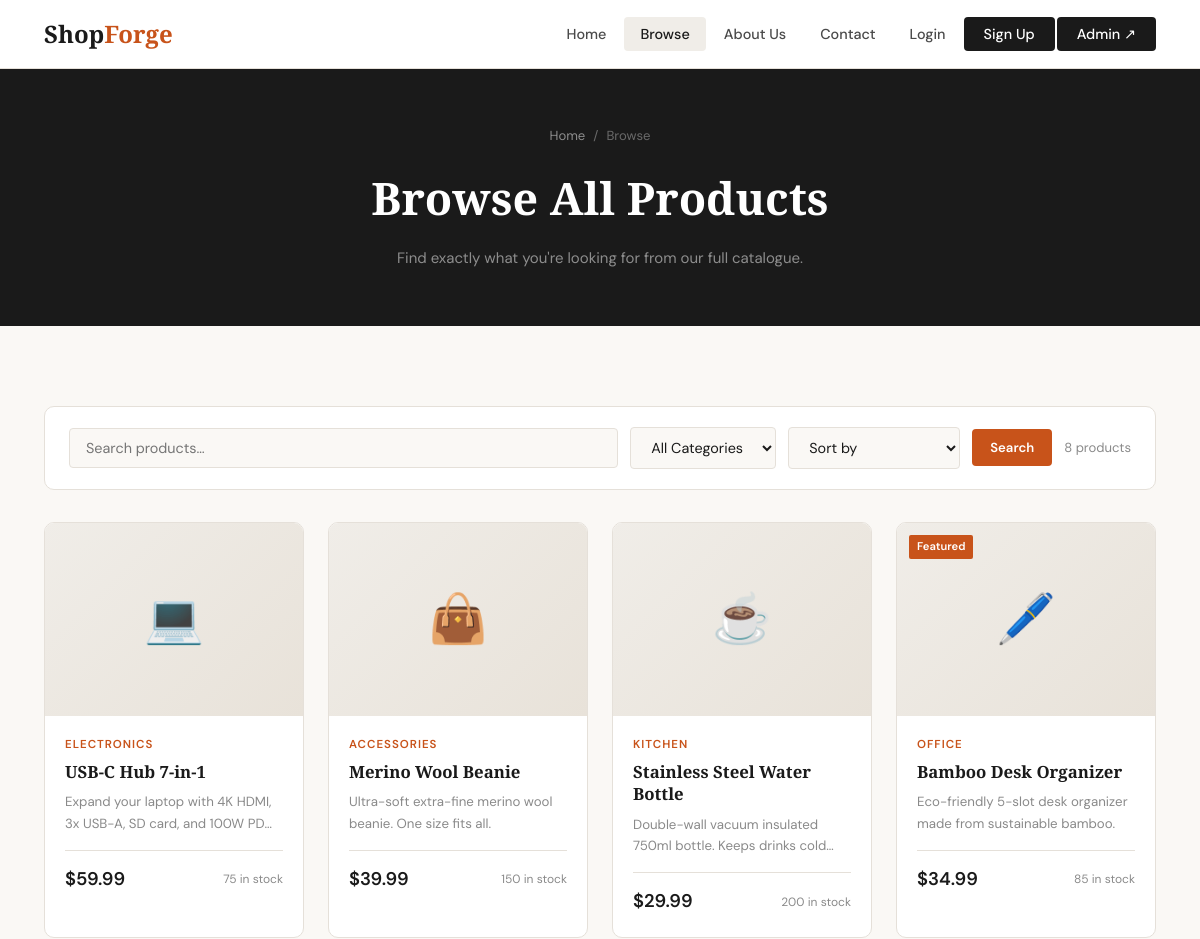
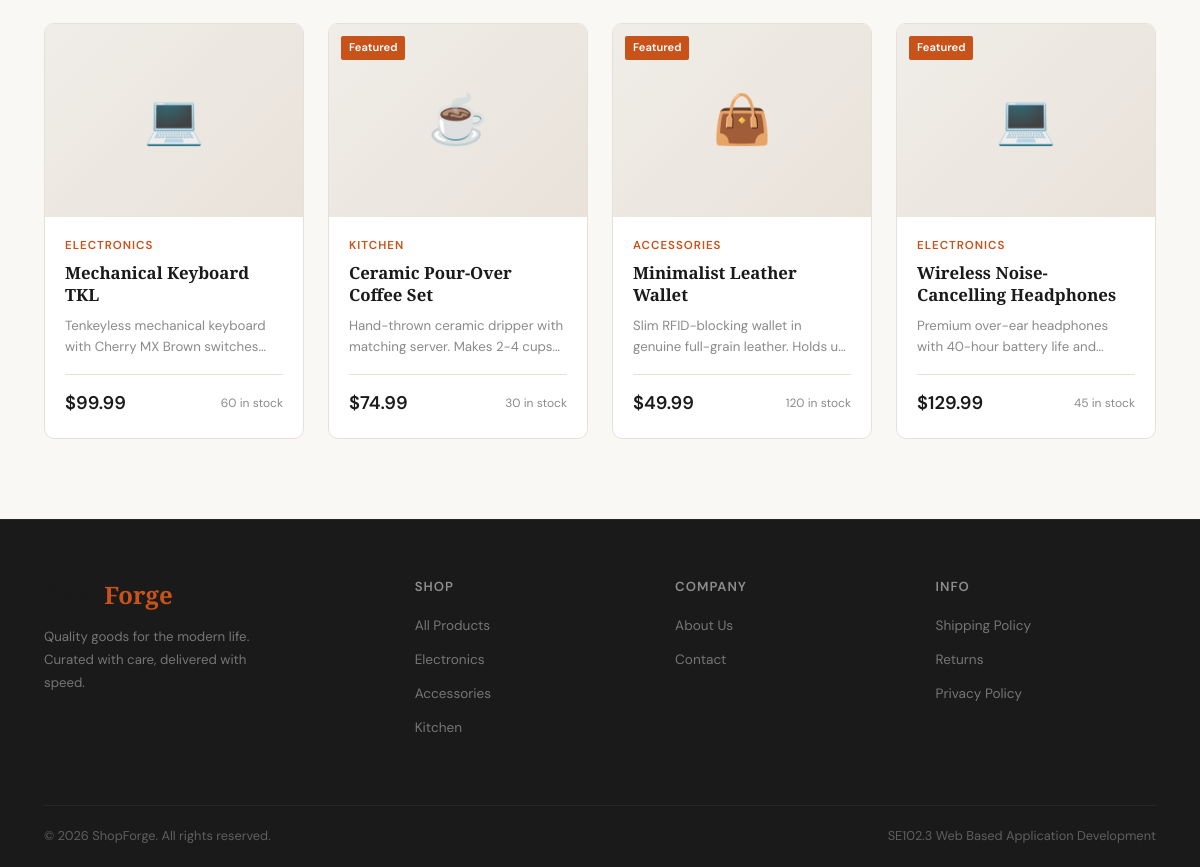
/products.php, run on the app's committed database (2 pictures, top to bottom).
### tables this page shows
CREATE TABLE IF NOT EXISTS products (
    id INT AUTO_INCREMENT PRIMARY KEY,
    name VARCHAR(255) NOT NULL,
    description TEXT NOT NULL,
    price DECIMAL(10,2) NOT NULL,
    category VARCHAR(100) NOT NULL,
    stock INT NOT NULL DEFAULT 0,
    image_url VARCHAR(500),
    featured TINYINT(1) NOT NULL DEFAULT 0,
    created_at TIMESTAMP DEFAULT CURRENT_TIMESTAMP
);

### products.php (the view, shortened to what this page needs)
<?php
require 'includes/db.php';
require 'includes/header.php';
$search = trim($_GET['search'] ?? '');
$sql = "SELECT * FROM products";
$sql .= " ORDER BY id DESC";
$stmt = $conn->prepare($sql);
$stmt->execute();
$products = $stmt->get_result();
$emojis = ['Electronics' => '💻', 'Accessories' => '👜', 'Kitchen' => '☕', 'Office' => '🖊️', 'Clothing' => '👕', 'Other' => '📦'];
?>
<div class="page-hero">
    <div class="container">
        <div class="breadcrumb">
            <a href="index.php">Home</a>
            <span>/</span>
            <span>Browse</span>
        </div>
        <h1>Browse All Products</h1>
        <p>Find exactly what you're looking for from our full catalogue.</p>
    </div>
</div>
<section>
    <div class="container">
        <form method="GET" action="products.php">
            <div class="filter-bar">
                <input type="text" name="search" class="search-input" placeholder="Search products…" value="<?php echo htmlspecialchars($search); ?>">
                <select name="category" class="filter-select" onchange="this.form.submit()">
                    <option value="all">All Categories</option>
                </select>
                <select name="sort" class="sort-select">
                    <option value="default">Sort by</option>
                </select>
                <button type="submit" class="btn btn-primary btn-sm" style="white-space:nowrap;">Search</button>
                <span class="product-count" style="font-size:0.82rem;color:var(--ink-muted);white-space:nowrap;"><?php echo $products->num_rows; ?> product<?php echo $products->num_rows !== 1 ? 's' : ''; ?></span>
            </div>
        </form>
        <div class="products-grid">
            <?php if ($products->num_rows > 0):
                while ($p = $products->fetch_assoc()):
                    $emoji = $emojis[$p['category']] ?? '📦';
                    $stock_class = $p['stock'] == 0 ? 'out' : ($p['stock'] < 10 ? 'low' : '');
                    $stock_label = $p['stock'] == 0 ? 'Out of stock' : ($p['stock'] < 10 ? 'Only ' . $p['stock'] . ' left' : $p['stock'] . ' in stock');
            ?>
            <div class="product-card">
                <div class="product-img">
                    <?php if ($p['image_url']): ?>
                        <img src="<?php echo htmlspecialchars($p['image_url']); ?>" alt="<?php echo htmlspecialchars($p['name']); ?>" style="width:100%;height:100%;object-fit:cover;">
                    <?php else: ?>
                        <span><?php echo $emoji; ?></span>
                    <?php endif; ?>
                    <?php if ($p['featured']): ?>
                        <span class="product-badge">Featured</span>
                    <?php endif; ?>
                </div>
                <div class="product-body">
                    <div class="product-category"><?php echo htmlspecialchars($p['category']); ?></div>
                    <div class="product-name"><?php echo htmlspecialchars($p['name']); ?></div>
                    <div class="product-desc"><?php echo htmlspecialchars($p['description']); ?></div>
                    <div class="product-footer">
                        <span class="product-price">$<?php echo number_format($p['price'], 2); ?></span>
                        <span class="product-stock <?php echo $stock_class; ?>"><?php echo $stock_label; ?></span>
                    </div>
                </div>
            </div>
            <?php endwhile; endif; ?>
        </div>
    </div>
</section>
<?php require 'includes/footer.php'; ?>

### includes/header.php (shortened to what this page needs)
<?php
$current = basename($_SERVER['PHP_SELF'], '.php');
?>
<!DOCTYPE html>
<html lang="en">
<head>
    <link rel="stylesheet" href="assets/css/style.css">
</head>
<body>
<nav>
    <div class="container nav-inner">
        <a href="index.php" class="nav-logo">Shop<span>Forge</span></a>
        <ul class="nav-links">
            <li><a href="index.php" class="<?php echo $current === 'index' ? 'active' : ''; ?>">Home</a></li>
            <li><a href="products.php" class="<?php echo $current === 'products' ? 'active' : ''; ?>">Browse</a></li>
            <li><a href="about.php" class="<?php echo $current === 'about' ? 'active' : ''; ?>">About Us</a></li>
            <li><a href="contact.php" class="<?php echo $current === 'contact' ? 'active' : ''; ?>">Contact</a></li>
            <?php if (isset($_SESSION['user_name'])): ?>
                <li><a href="account.php" class="<?php echo $current === 'account' ? 'active' : ''; ?>">My Account</a></li>
                <li><a href="logout.php" class="nav-cta">Logout</a></li>
            <?php else: ?>
                <li><a href="login.php" class="<?php echo $current === 'login' ? 'active' : ''; ?>">Login</a></li>
                <li><a href="signup.php" class="nav-cta <?php echo $current === 'signup' ? 'active' : ''; ?>">Sign Up</a></li>
            <?php endif; ?>
            <li><a href="admin/index.php" class="nav-cta">Admin ↗</a></li>
        </ul>
    </div>
</nav>

### includes/footer.php (shortened to what this page needs)
<footer>
    <div class="container">
        <div class="footer-top">
            <div class="footer-brand">
                <div class="nav-logo">Shop<span style="color:var(--accent)">Forge</span></div>
                <p>Quality goods for the modern life. Curated with care, delivered with speed.</p>
            </div>
            <div class="footer-col">
                <h4>Shop</h4>
                <ul>
                    <li><a href="products.php">All Products</a></li>
                    <li><a href="products.php?category=Electronics">Electronics</a></li>
                    <li><a href="products.php?category=Accessories">Accessories</a></li>
                    <li><a href="products.php?category=Kitchen">Kitchen</a></li>
                </ul>
            </div>
            <div class="footer-col">
                <h4>Company</h4>
                <ul>
                    <li><a href="about.php">About Us</a></li>
                    <li><a href="contact.php">Contact</a></li>
                </ul>
            </div>
            <div class="footer-col">
                <h4>Info</h4>
                <ul>
                    <li><a href="#">Shipping Policy</a></li>
                    <li><a href="#">Returns</a></li>
                    <li><a href="#">Privacy Policy</a></li>
                </ul>
            </div>
        </div>
        <div class="footer-bottom">
            <span>&copy; <?php echo date('Y'); ?> ShopForge. All rights reserved.</span>
            <span>SE102.3 Web Based Application Development</span>
        </div>
    </div>
</footer>
</body>
</html>

### data on the page
products: category "💻", category "ELECTRONICS", name "USB-C Hub 7-in-1", description "Expand your laptop with 4K HDMI, 3x USB-A, SD card, and 100W…", price "59.99", stock "75 in stock"
products: category "👜", category "ACCESSORIES", name "Merino Wool Beanie", description "Ultra-soft extra-fine merino wool beanie. One size fits all.", price "39.99", stock "150 in stock"
products: category "☕", category "KITCHEN", name "Stainless Steel Water Bottle", description "Double-wall vacuum insulated 750ml bottle. Keeps drinks…", price "29.99", stock "200 in stock"
products: category "🖊️", featured "Featured", category "OFFICE", name "Bamboo Desk Organizer", description "Eco-friendly 5-slot desk organizer made from sustainable bamboo.", price "34.99", stock "85 in stock"
products: category "💻", category "ELECTRONICS", name "Mechanical Keyboard TKL", description "Tenkeyless mechanical keyboard with Cherry MX Brown…", price "99.99", stock "60 in stock"
products: category "☕", featured "Featured", category "KITCHEN", name "Ceramic Pour-Over Coffee Set", description "Hand-thrown ceramic dripper with matching server. Makes 2-4…", price "74.99", stock "30 in stock"
products: category "👜", featured "Featured", category "ACCESSORIES", name "Minimalist Leather Wallet", description "Slim RFID-blocking wallet in genuine full-grain leather. Holds…", price "49.99", stock "120 in stock"
products: category "💻", featured "Featured", category "ELECTRONICS", name "Wireless Noise-Cancelling Headphones", description "Premium over-ear headphones with 40-hour battery life…", price "129.99", stock "45 in stock"
